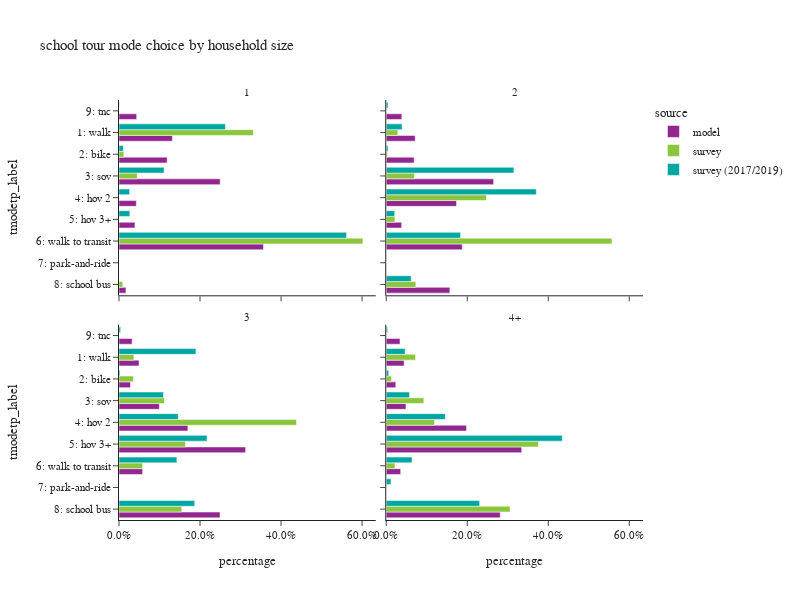

Notebook code cell kept with this figure:
### Code cell
plot_mode_choice(sc_tour,"hhsize_4+",
                 {"hhsize_4+":["1","2","3","4+"],
                  "tmodetp_label":["1: walk","2: bike","3: sov","4: hov 2","5: hov 3+","6: walk to transit",
                                   "7: park-and-ride","8: school bus","9: other–survey only"]},
                 "household size",2,600)

### Figure 1 — Plotly figure (JSON) as saved in the notebook; plotly's stock layout.template omitted (floating-point values rounded to 4 significant figures)
{"data": [{"alignmentgroup": "True", "customdata": [[154], [139], [292], [50], [46], [417], [20], [51]], "hovertemplate": "source=model<br>hhsize_4+=1<br>percentage=%{x}<br>tmodetp_label=%{y}<br>sample count=%{customdata[0]}<extra></extra>", "legendgroup": "model", "marker": {"color": "#91268F", "pattern": {"shape": ""}}, "name": "model", "offsetgroup": "model", "orientation": "h", "showlegend": true, "textposition": "auto", "type": "bar", "x": [0.1317, 0.1189, 0.2498, 0.04277, 0.03935, 0.3567, 0.01711, 0.04363], "xaxis": "x3", "y": ["1: walk", "2: bike", "3: sov", "4: hov 2", "5: hov 3+", "6: walk to transit", "8: school bus", "9: tnc"], "yaxis": "y3"}, {"alignmentgroup": "True", "customdata": [[368], [355], [1366], [894], [196], [967], [809], [198]], "hovertemplate": "source=model<br>hhsize_4+=2<br>percentage=%{x}<br>tmodetp_label=%{y}<br>sample count=%{customdata[0]}<extra></extra>", "legendgroup": "model", "marker": {"color": "#91268F", "pattern": {"shape": ""}}, "name": "model", "offsetgroup": "model", "orientation": "h", "showlegend": false, "textposition": "auto", "type": "bar", "x": [0.07141, 0.06889, 0.2651, 0.1735, 0.03804, 0.1877, 0.157, 0.03842], "xaxis": "x4", "y": ["1: walk", "2: bike", "3: sov", "4: hov 2", "5: hov 3+", "6: walk to transit", "8: school bus", "9: tnc"], "yaxis": "y4"}, {"alignmentgroup": "True", "customdata": [[652], [375], [1317], [2247], [4132], [771], [3298], [429]], "hovertemplate": "source=model<br>hhsize_4+=3<br>percentage=%{x}<br>tmodetp_label=%{y}<br>sample count=%{customdata[0]}<extra></extra>", "legendgroup": "model", "marker": {"color": "#91268F", "pattern": {"shape": ""}}, "name": "model", "offsetgroup": "model", "orientation": "h", "showlegend": false, "textposition": "auto", "type": "bar", "x": [0.04932, 0.02836, 0.09961, 0.17, 0.3125, 0.05832, 0.2495, 0.03245], "xaxis": "x", "y": ["1: walk", "2: bike", "3: sov", "4: hov 2", "5: hov 3+", "6: walk to transit", "8: school bus", "9: tnc"], "yaxis": "y"}, {"alignmentgroup": "True", "customdata": [[2376], [1260], [2615], [10655], [17974], [1914], [15128], [1827]], "hovertemplate": "source=model<br>hhsize_4+=4+<br>percentage=%{x}<br>tmodetp_label=%{y}<br>sample count=%{customdata[0]}<extra></extra>", "legendgroup": "model", "marker": {"color": "#91268F", "pattern": {"shape": ""}}, "name": "model", "offsetgroup": "model", "orientation": "h", "showlegend": false, "textposition": "auto", "type": "bar", "x": [0.04421, 0.02344, 0.04865, 0.1982, 0.3344, 0.03561, 0.2815, 0.03399], "xaxis": "x2", "y": ["1: walk", "2: bike", "3: sov", "4: hov 2", "5: hov 3+", "6: walk to transit", "8: school bus", "9: tnc"], "yaxis": "y2"}, {"alignmentgroup": "True", "customdata": [[7], [1], [3], [9], [1]], "hovertemplate": "source=survey<br>hhsize_4+=1<br>percentage=%{x}<br>tmodetp_label=%{y}<br>sample count=%{customdata[0]}<extra></extra>", "legendgroup": "survey", "marker": {"color": "#8CC63E", "pattern": {"shape": ""}}, "name": "survey", "offsetgroup": "survey", "orientation": "h", "showlegend": true, "textposition": "auto", "type": "bar", "x": [0.3317, 0.01197, 0.04482, 0.6021, 0.009331], "xaxis": "x3", "y": ["1: walk", "2: bike", "3: sov", "6: walk to transit", "8: school bus"], "yaxis": "y3"}, {"alignmentgroup": "True", "customdata": [[4], [1], [7], [6], [2], [6], [5]], "hovertemplate": "source=survey<br>hhsize_4+=2<br>percentage=%{x}<br>tmodetp_label=%{y}<br>sample count=%{customdata[0]}<extra></extra>", "legendgroup": "survey", "marker": {"color": "#8CC63E", "pattern": {"shape": ""}}, "name": "survey", "offsetgroup": "survey", "orientation": "h", "showlegend": false, "textposition": "auto", "type": "bar", "x": [0.02852, 0.003222, 0.06941, 0.2472, 0.02146, 0.5571, 0.07307], "xaxis": "x4", "y": ["1: walk", "2: bike", "3: sov", "4: hov 2", "5: hov 3+", "6: walk to transit", "8: school bus"], "yaxis": "y4"}, {"alignmentgroup": "True", "customdata": [[18], [7], [10], [40], [34], [13], [29]], "hovertemplate": "source=survey<br>hhsize_4+=3<br>percentage=%{x}<br>tmodetp_label=%{y}<br>sample count=%{customdata[0]}<extra></extra>", "legendgroup": "survey", "marker": {"color": "#8CC63E", "pattern": {"shape": ""}}, "name": "survey", "offsetgroup": "survey", "orientation": "h", "showlegend": false, "textposition": "auto", "type": "bar", "x": [0.03668, 0.03571, 0.1124, 0.4382, 0.1639, 0.05839, 0.1548], "xaxis": "x", "y": ["1: walk", "2: bike", "3: sov", "4: hov 2", "5: hov 3+", "6: walk to transit", "8: school bus"], "yaxis": "y"}, {"alignmentgroup": "True", "customdata": [[34], [10], [21], [48], [157], [18], [116]], "hovertemplate": "source=survey<br>hhsize_4+=4+<br>percentage=%{x}<br>tmodetp_label=%{y}<br>sample count=%{customdata[0]}<extra></extra>", "legendgroup": "survey", "marker": {"color": "#8CC63E", "pattern": {"shape": ""}}, "name": "survey", "offsetgroup": "survey", "orientation": "h", "showlegend": false, "textposition": "auto", "type": "bar", "x": [0.07237, 0.0129, 0.09282, 0.119, 0.3757, 0.02147, 0.3057], "xaxis": "x2", "y": ["1: walk", "2: bike", "3: sov", "4: hov 2", "5: hov 3+", "6: walk to transit", "8: school bus"], "yaxis": "y2"}, {"alignmentgroup": "True", "customdata": [[18], [3], [12], [4], [2], [33], [1]], "hovertemplate": "source=survey (2017/2019)<br>hhsize_4+=1<br>percentage=%{x}<br>tmodetp_label=%{y}<br>sample count=%{customdata[0]}<extra></extra>", "legendgroup": "survey (2017/2019)", "marker": {"color": "#00A7A0", "pattern": {"shape": ""}}, "name": "survey (2017/2019)", "offsetgroup": "survey (2017/2019)", "orientation": "h", "showlegend": true, "textposition": "auto", "type": "bar", "x": [0.2627, 0.01061, 0.1113, 0.0263, 0.0267, 0.5618, 0.0007101], "xaxis": "x3", "y": ["1: walk", "2: bike", "3: sov", "4: hov 2", "5: hov 3+", "6: walk to transit", "9: tnc"], "yaxis": "y3"}, {"alignmentgroup": "True", "customdata": [[15], [5], [33], [33], [5], [62], [1], [8], [2]], "hovertemplate": "source=survey (2017/2019)<br>hhsize_4+=2<br>percentage=%{x}<br>tmodetp_label=%{y}<br>sample count=%{customdata[0]}<extra></extra>", "legendgroup": "survey (2017/2019)", "marker": {"color": "#00A7A0", "pattern": {"shape": ""}}, "name": "survey (2017/2019)", "offsetgroup": "survey (2017/2019)", "orientation": "h", "showlegend": false, "textposition": "auto", "type": "bar", "x": [0.03901, 0.004352, 0.3152, 0.3705, 0.02095, 0.1835, 0.0005352, 0.06154, 0.004385], "xaxis": "x4", "y": ["1: walk", "2: bike", "3: sov", "4: hov 2", "5: hov 3+", "6: walk to transit", "7: park-and-ride", "8: school bus", "9: tnc"], "yaxis": "y4"}, {"alignmentgroup": "True", "customdata": [[24], [7], [13], [86], [40], [48], [43], [3]], "hovertemplate": "source=survey (2017/2019)<br>hhsize_4+=3<br>percentage=%{x}<br>tmodetp_label=%{y}<br>sample count=%{customdata[0]}<extra></extra>", "legendgroup": "survey (2017/2019)", "marker": {"color": "#00A7A0", "pattern": {"shape": ""}}, "name": "survey (2017/2019)", "offsetgroup": "survey (2017/2019)", "orientation": "h", "showlegend": false, "textposition": "auto", "type": "bar", "x": [0.1899, 0.002448, 0.11, 0.1464, 0.2174, 0.143, 0.187, 0.003962], "xaxis": "x", "y": ["1: walk", "2: bike", "3: sov", "4: hov 2", "5: hov 3+", "6: walk to transit", "8: school bus", "9: tnc"], "yaxis": "y"}, {"alignmentgroup": "True", "customdata": [[52], [16], [22], [75], [263], [51], [1], [139], [2]], "hovertemplate": "source=survey (2017/2019)<br>hhsize_4+=4+<br>percentage=%{x}<br>tmodetp_label=%{y}<br>sample count=%{customdata[0]}<extra></extra>", "legendgroup": "survey (2017/2019)", "marker": {"color": "#00A7A0", "pattern": {"shape": ""}}, "name": "survey (2017/2019)", "offsetgroup": "survey (2017/2019)", "orientation": "h", "showlegend": false, "textposition": "auto", "type": "bar", "x": [0.04672, 0.006192, 0.05752, 0.1458, 0.4346, 0.06364, 0.01173, 0.2305, 0.003272], "xaxis": "x2", "y": ["1: walk", "2: bike", "3: sov", "4: hov 2", "5: hov 3+", "6: walk to transit", "7: park-and-ride", "8: school bus", "9: tnc"], "yaxis": "y2"}], "layout": {"annotations": [{"font": {}, "showarrow": false, "text": "3", "x": 0.245, "xanchor": "center", "xref": "paper", "y": 0.465, "yanchor": "bottom", "yref": "paper"}, {"font": {}, "showarrow": false, "text": "4+", "x": 0.755, "xanchor": "center", "xref": "paper", "y": 0.465, "yanchor": "bottom", "yref": "paper"}, {"font": {}, "showarrow": false, "text": "1", "x": 0.245, "xanchor": "center", "xref": "paper", "y": 1.0, "yanchor": "bottom", "yref": "paper"}, {"font": {}, "showarrow": false, "text": "2", "x": 0.755, "xanchor": "center", "xref": "paper", "y": 1.0, "yanchor": "bottom", "yref": "paper"}], "barmode": "group", "height": 600, "legend": {"title": {"text": "source"}, "tracegroupgap": 0}, "title": {"text": "school tour mode choice by household size"}, "width": 800, "xaxis": {"anchor": "y", "domain": [0.0, 0.49], "tickformat": ".1%", "title": {"text": "percentage"}}, "xaxis2": {"anchor": "y2", "domain": [0.51, 1.0], "matches": "x", "tickformat": ".1%", "title": {"text": "percentage"}}, "xaxis3": {"anchor": "y3", "domain": [0.0, 0.49], "matches": "x", "showticklabels": false, "tickformat": ".1%"}, "xaxis4": {"anchor": "y4", "domain": [0.51, 1.0], "matches": "x", "showticklabels": false, "tickformat": ".1%"}, "yaxis": {"anchor": "x", "categoryarray": ["9: other–survey only", "8: school bus", "7: park-and-ride", "6: walk to transit", "5: hov 3+", "4: hov 2", "3: sov", "2: bike", "1: walk"], "categoryorder": "array", "domain": [0.0, 0.465], "title": {"text": "tmodetp_label"}}, "yaxis2": {"anchor": "x2", "domain": [0.0, 0.465], "matches": "y", "showticklabels": false}, "yaxis3": {"anchor": "x3", "categoryarray": ["9: other–survey only", "8: school bus", "7: park-and-ride", "6: walk to transit", "5: hov 3+", "4: hov 2", "3: sov", "2: bike", "1: walk"], "categoryorder": "array", "domain": [0.535, 1.0], "matches": "y", "title": {"text": "tmodetp_label"}}, "yaxis4": {"anchor": "x4", "domain": [0.535, 1.0], "matches": "y", "showticklabels": false}}}
